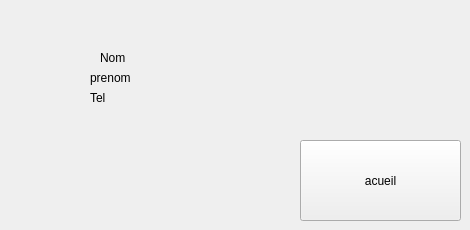
            <widget class="QWidget" name="acueil">
             <widget class="QPushButton" name="pushButton">
              <property name="geometry">
               <rect>
                <x>300</x>
                <y>140</y>
                <width>161</width>
                <height>81</height>
               </rect>
              </property>
              <property name="text">
               <string>acueil</string>
              </property>
             </widget>
             <widget class="QLabel" name="label_Nom">
              <property name="geometry">
               <rect>
                <x>100</x>
                <y>50</y>
                <width>181</width>
                <height>15</height>
               </rect>
              </property>
              <property name="text">
               <string>Nom</string>
              </property>
             </widget>
             <widget class="QLabel" name="label_24">
              <property name="geometry">
               <rect>
                <x>90</x>
                <y>70</y>
                <width>57</width>
                <height>15</height>
               </rect>
              </property>
              <property name="text">
               <string>prenom</string>
              </property>
             </widget>
             <widget class="QLabel" name="label_Tel">
              <property name="geometry">
               <rect>
                <x>90</x>
                <y>90</y>
                <width>57</width>
                <height>16</height>
               </rect>
              </property>
              <property name="text">
               <string>Tel</string>
              </property>
             </widget>
            </widget>
